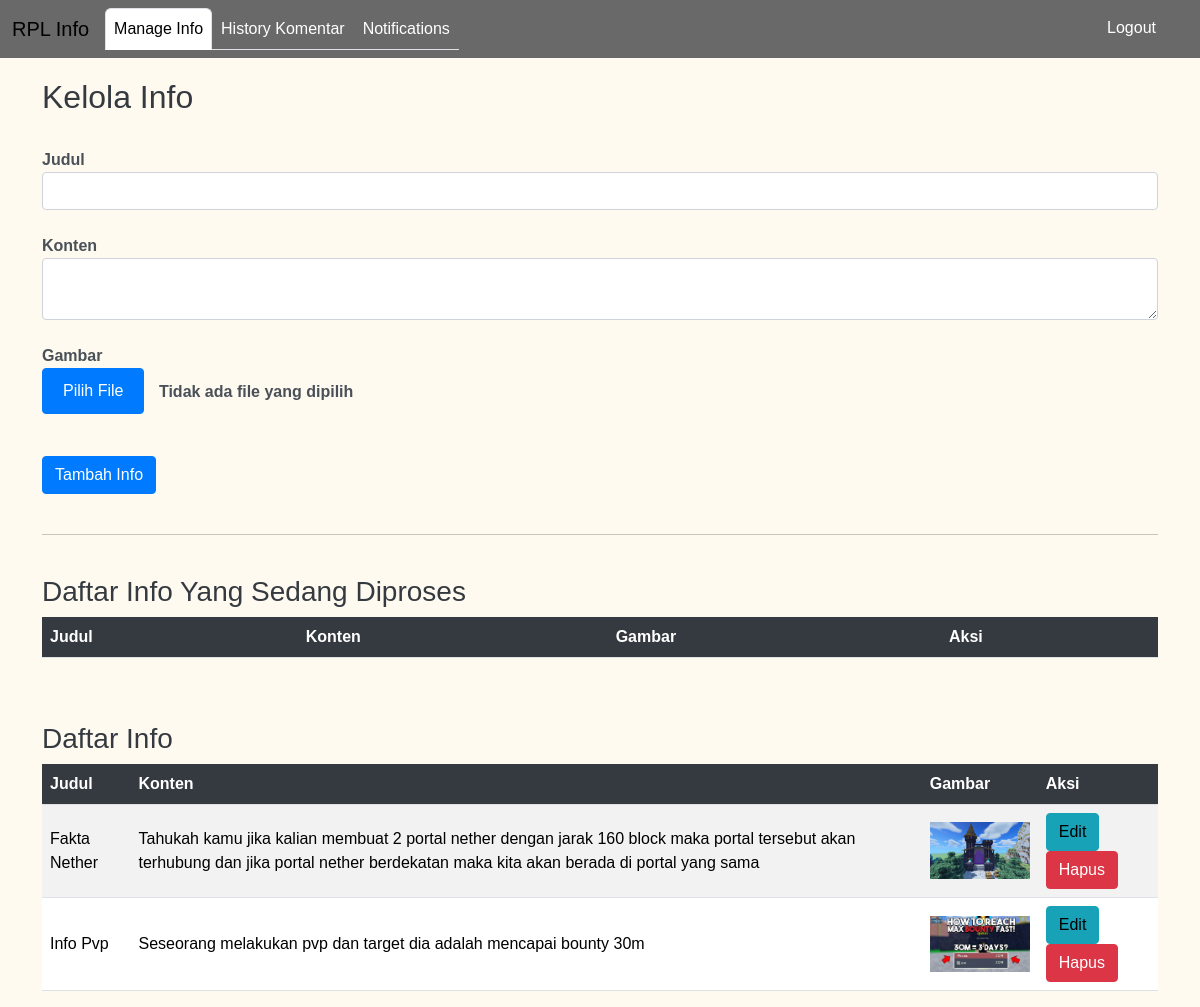
Screenshot of /user/crud_info.php (signed in) with the database file from the repository.
### tables this page shows
CREATE TABLE `info` (
  `id` int(11) NOT NULL,
  `title` varchar(255) DEFAULT NULL,
  `content` text DEFAULT NULL,
  `user_id` varchar(11) DEFAULT NULL,
  `status` enum('valid','invalid','belum dikonfirmasi','') DEFAULT 'belum dikonfirmasi',
  `thumnail` varchar(255) DEFAULT NULL
);

### user/crud_info.php (the view, shortened to what this page needs)
<?php
require '../includes/db.php';
$user_id = $_SESSION['id'];
$infos = $conn->query("SELECT * FROM info WHERE user_id = $user_id AND status = 'valid' ORDER BY id DESC");
?>
<!DOCTYPE html>
<html lang="en">
<head>
    <link href="../bootstrap/css/bootstrap.min.css" rel="stylesheet">
</head>
<body>
    <?php include '../includes/header.php'; ?>
    <div class="container">
        <h2>Kelola Info</h2>
        <form method="POST" action="" enctype="multipart/form-data">
            <div class="form-group">
                <br>
                <label for="title">Judul</label>
                <input type="text" class="form-control" id="title" name="title" required>
            </div>
            <div class="form-group">
                <br>
                <label for="content">Konten</label>
                <textarea class="form-control" id="content" name="content" required></textarea>
            </div>
            <div class="form-group">
                <br>
                <label for="thumnail">Gambar</label>
                <div class="file-input-wrapper">
                <div class="file-input-button">Pilih File</div>
                <span class="file-input-label" id="file-name">Tidak ada file yang dipilih</span>
            </div>
        </div>
            <br><br>
            <button type="submit" name="add" class="btn btn-primary">Tambah Info</button>
        </form>
        <br>
        <hr>
        <br>
        <h3>Daftar Info Yang Sedang Diproses</h3>
        <table class="table table-striped">
            <thead>
                <tr>
                    <th>Judul</th>
                    <th>Konten</th>
                    <th>Gambar</th>
                    <th>Aksi</th>
                </tr>
            </thead>
        </table><br><br>
        <h3>Daftar Info</h3>
        <table class="table table-striped">
            <thead>
                <tr>
                    <th>Judul</th>
                    <th>Konten</th>
                    <th>Gambar</th>
                    <th>Aksi</th>
                </tr>
            </thead>
            <tbody>
                <?php while ($info = $infos->fetch_assoc()) { ?>
                    <tr>
                        <td><?php echo $info['title']; ?></td>
                        <td><?php echo $info['content']; ?></td>
                        <td>
                            <?php if ($info['thumnail']) { ?>
                                <img src="../uploads/<?php echo $info['thumnail']; ?>" class="info-image" alt="Info Image">
                            <?php } ?>
                        </td>
                        <td>
                            <form method="POST" action="" style="display: inline-block;">
                                <button type="button" class="btn btn-info" onclick="editInfo(<?php echo htmlspecialchars(json_encode($info)); ?>)">Edit</button>
                            </form>
                            <form method="POST" action="" style="display: inline-block;">
                                <button type="submit" name="delete" class="btn btn-danger">Hapus</button>
                            </form>
                        </td>
                    </tr>
                <?php } ?>
            </tbody>
        </table>
    </div>
</body>
</html>

### user/crud_info.php (style rules this page uses)
.file-input-wrapper { position: relative; width: 100%; height: 40px; }
.file-input-button { display: inline-block; background-color: #007bff; color: white; padding: 10px 20px; border-radius: 0.25rem; text-align: center; cursor: pointer; border: 1px solid #007bff; transition: background-color 0.3s, border-color 0.3s; }
.file-input-label { display: inline-block; vertical-align: middle; margin-left: 10px; font-weight: bold; color: #495057; }
body { font-family: Arial, sans-serif; background-color: #FFFAF0; margin: 0; padding: 0; }
.container { margin-top: 20px; }
h2, h3 { color: #343a40; }
.form-group label { font-weight: bold; color: #495057; }
.form-control { border-radius: 0.25rem; border: 1px solid #ced4da; }
.btn-primary, .btn-danger, .btn-info { border-radius: 0.25rem; }
.btn-primary { background-color: #007bff; border-color: #007bff; }
.btn-danger { background-color: #dc3545; border-color: #dc3545; }
.btn-info { background-color: #17a2b8; border-color: #17a2b8; }
.table-striped tbody tr:nth-of-type(odd) { background-color: rgba(0, 0, 0, 0.05); }
.table th, .table td { vertical-align: middle; }
.table th { background-color: #343a40; color: #fff; }
.info-image { max-width: 100px; max-height: 100px; display: block; margin: auto; }

### rows the page displays
info: title "Fakta Nether", content "Tahukah kamu jika kalian membuat 2 portal nether dengan jarak 160 block maka portal tersebut akan terhubung dan jika portal nether berdekatan maka kita akan berada di portal yang sama", thumnail (picture)
info: title "Info Pvp", content "Seseorang melakukan pvp dan target dia adalah mencapai bounty 30m", thumnail (picture)
